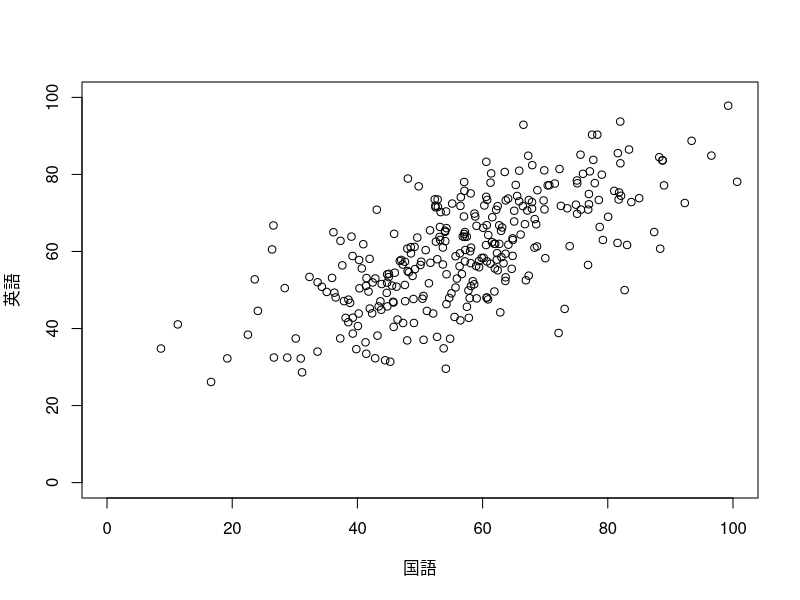

The R source for this figure:
# [R]正規分布に従う2次元データの作り方
# http://rplus.wb-nahce.info/rsemi_stat_basic/r_nijigendata.html

#　統計検定2級　2015年11月　問３　[8]　のシミュレーションデータ生成

library(MASS)					# MASSパッケージの読込
Mu <- c(56, 59.1)					# 平均値ベクタ
Si <- matrix(c(236.6, 133.1, 133.1, 170.1), ncol=2)		# 分散共分散行列
dat <- mvrnorm(300, Mu, Si)			# データの生成
#dat <- data.frame(x=dat[,1], y=dat[,2])		# 扱いやすく加工
#dat
#plot(dat, xlim=c(0, 100), ylim=c(0, 100))
plot(x=dat[,1], y=dat[,2], xlab="国語", ylab="英語", xlim=c(0, 100), ylim=c(0, 100))
cor(dat)